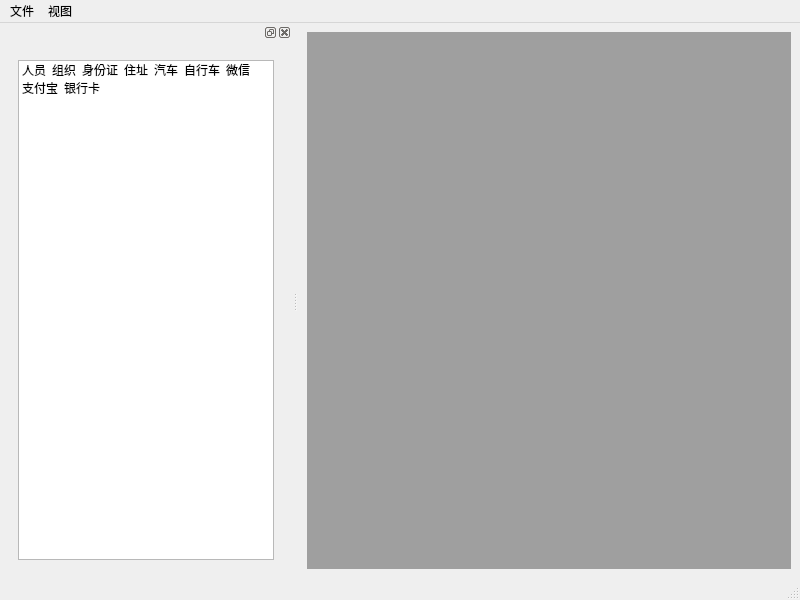
<?xml version="1.0" encoding="UTF-8"?>
<ui version="4.0">
 <class>MainWindow</class>
 <widget class="QMainWindow" name="MainWindow">
  <property name="geometry">
   <rect>
    <x>0</x>
    <y>0</y>
    <width>800</width>
    <height>600</height>
   </rect>
  </property>
  <property name="windowTitle">
   <string>MainWindow</string>
  </property>
  <widget class="QWidget" name="centralwidget">
   <layout class="QHBoxLayout" name="horizontalLayout">
    <item>
     <widget class="QMdiArea" name="mdiArea"/>
    </item>
   </layout>
  </widget>
  <widget class="QMenuBar" name="menubar">
   <property name="geometry">
    <rect>
     <x>0</x>
     <y>0</y>
     <width>800</width>
     <height>23</height>
    </rect>
   </property>
   <widget class="QMenu" name="menu">
    <property name="title">
     <string>文件</string>
    </property>
    <addaction name="actionOpen"/>
    <addaction name="actionNew"/>
    <addaction name="actionSave"/>
    <addaction name="actionExit"/>
   </widget>
   <widget class="QMenu" name="menu_2">
    <property name="title">
     <string>视图</string>
    </property>
    <addaction name="actionNodeType"/>
   </widget>
   <addaction name="menu"/>
   <addaction name="menu_2"/>
  </widget>
  <widget class="QStatusBar" name="statusbar"/>
  <widget class="QDockWidget" name="dockWidget">
   <attribute name="dockWidgetArea">
    <number>1</number>
   </attribute>
   <widget class="QWidget" name="dockWidgetContents">
    <layout class="QHBoxLayout" name="horizontalLayout_2">
     <item>
      <widget class="QWidget" name="widget" native="true">
       <layout class="QVBoxLayout" name="verticalLayout">
        <item>
         <widget class="QListWidget" name="listWidget">
          <property name="dragEnabled">
           <bool>true</bool>
          </property>
          <property name="dragDropMode">
           <enum>QAbstractItemView::InternalMove</enum>
          </property>
          <property name="movement">
           <enum>QListView::Free</enum>
          </property>
          <property name="resizeMode">
           <enum>QListView::Adjust</enum>
          </property>
          <property name="spacing">
           <number>20</number>
          </property>
          <property name="viewMode">
           <enum>QListView::IconMode</enum>
          </property>
          <property name="itemAlignment">
           <set>Qt::AlignHCenter</set>
          </property>
          <item>
           <property name="text">
            <string>人员</string>
           </property>
           <property name="icon">
            <iconset resource="res.qrc">
             <normaloff>:/node/img/img_person.png</normaloff>:/node/img/img_person.png</iconset>
           </property>
          </item>
          <item>
           <property name="text">
            <string>组织</string>
           </property>
           <property name="icon">
            <iconset resource="res.qrc">
             <normaloff>:/node/img/img_crowd.png</normaloff>:/node/img/img_crowd.png</iconset>
           </property>
          </item>
          <item>
           <property name="text">
            <string>身份证</string>
           </property>
           <property name="icon">
            <iconset resource="res.qrc">
             <normaloff>:/node/img/img_identity.png</normaloff>:/node/img/img_identity.png</iconset>
           </property>
          </item>
          <item>
           <property name="text">
            <string>住址</string>
           </property>
           <property name="icon">
            <iconset resource="res.qrc">
             <normaloff>:/node/img/img_house.png</normaloff>:/node/img/img_house.png</iconset>
           </property>
          </item>
          <item>
           <property name="text">
            <string>汽车</string>
           </property>
           <property name="icon">
            <iconset resource="res.qrc">
             <normaloff>:/node/img/img_car.png</normaloff>:/node/img/img_car.png</iconset>
           </property>
          </item>
          <item>
           <property name="text">
            <string>自行车</string>
           </property>
           <property name="icon">
            <iconset resource="res.qrc">
             <normaloff>:/node/img/img_bicycle.png</normaloff>:/node/img/img_bicycle.png</iconset>
           </property>
          </item>
          <item>
           <property name="text">
            <string>微信</string>
           </property>
           <property name="icon">
            <iconset resource="res.qrc">
             <normaloff>:/node/img/img_chat.png</normaloff>:/node/img/img_chat.png</iconset>
           </property>
          </item>
          <item>
           <property name="text">
            <string>支付宝</string>
           </property>
           <property name="icon">
            <iconset resource="res.qrc">
             <normaloff>:/node/img/img_pay.png</normaloff>:/node/img/img_pay.png</iconset>
           </property>
          </item>
          <item>
           <property name="text">
            <string>银行卡</string>
           </property>
           <property name="icon">
            <iconset resource="res.qrc">
             <normaloff>:/node/img/img_blank.png</normaloff>:/node/img/img_blank.png</iconset>
           </property>
          </item>
         </widget>
        </item>
       </layout>
      </widget>
     </item>
    </layout>
   </widget>
  </widget>
  <action name="actionnew">
   <property name="text">
    <string>new</string>
   </property>
  </action>
  <action name="actionsave">
   <property name="text">
    <string>save</string>
   </property>
  </action>
  <action name="actionexit">
   <property name="text">
    <string>exit</string>
   </property>
  </action>
  <action name="actionnew_2">
   <property name="text">
    <string>new</string>
   </property>
  </action>
  <action name="actionOpen">
   <property name="text">
    <string>open</string>
   </property>
  </action>
  <action name="actionNew">
   <property name="text">
    <string>new</string>
   </property>
  </action>
  <action name="actionSave">
   <property name="text">
    <string>save</string>
   </property>
  </action>
  <action name="actionExit">
   <property name="text">
    <string>exit</string>
   </property>
  </action>
  <action name="actionNodeType">
   <property name="text">
    <string>Node Type</string>
   </property>
  </action>
 </widget>
 <resources>
  <include location="res.qrc"/>
 </resources>
 <connections/>
</ui>
